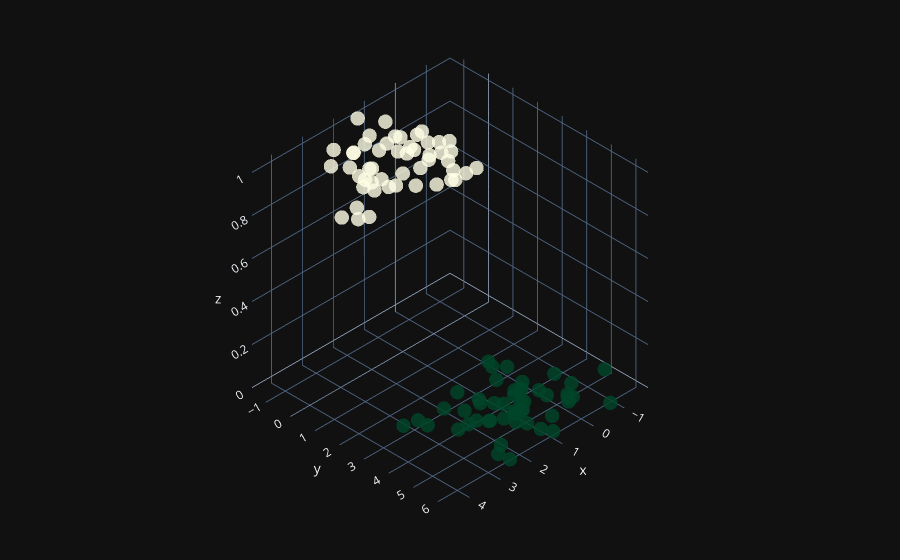
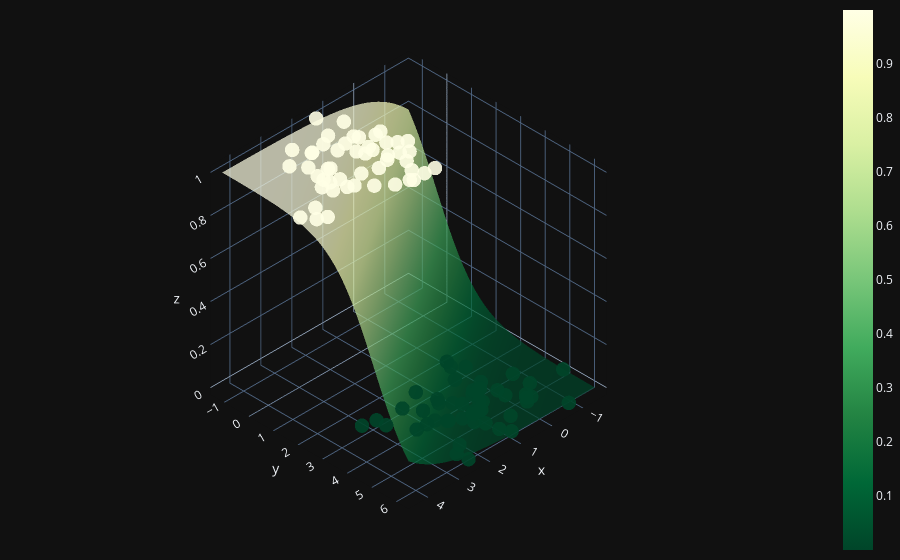

Here is the notebook cell these charts were saved with, in order:
### Code cell
import plotly.graph_objects as go

fig = go.Figure(data=[go.Scatter3d( 
    x=x[:, 0].flatten(),
    y=x[:, 1].flatten(),
    z=y.flatten(),
    mode='markers',
    marker=dict(
        size=5,
        color=y.flatten(),                
        colorscale='YlGn',  
        opacity=0.8,
        reversescale=True
    )
)])

fig.update_layout(template= "plotly_dark", margin=dict(l=0, r=0, b=0, t=0))
fig.layout.scene.camera.projection.type = "orthographic"
fig.show()

X0 = np.linspace(x[:, 0].min(), x[:, 0].max(), 100)
X1 = np.linspace(x[:, 1].min(), x[:, 1].max(), 100)
xx0, xx1 = np.meshgrid(X0, X1)
Z = w[0] * xx0 + w[1] * xx1 + b
A = 1 / (1 + np.exp(-Z))

fig = (go.Figure(data=[go.Surface(z=A, x=xx0, y=xx1, colorscale='YlGn', opacity = 0.7, reversescale=True)]))

fig.add_scatter3d(x=x[:, 0].flatten(), y=x[:, 1].flatten(), z=y.flatten(), mode='markers', marker=dict(size=5, color=y.flatten(), colorscale='YlGn', opacity = 0.9, reversescale=True))


fig.update_layout(template= "plotly_dark", margin=dict(l=0, r=0, b=0, t=0))
fig.layout.scene.camera.projection.type = "orthographic"
fig.show()
